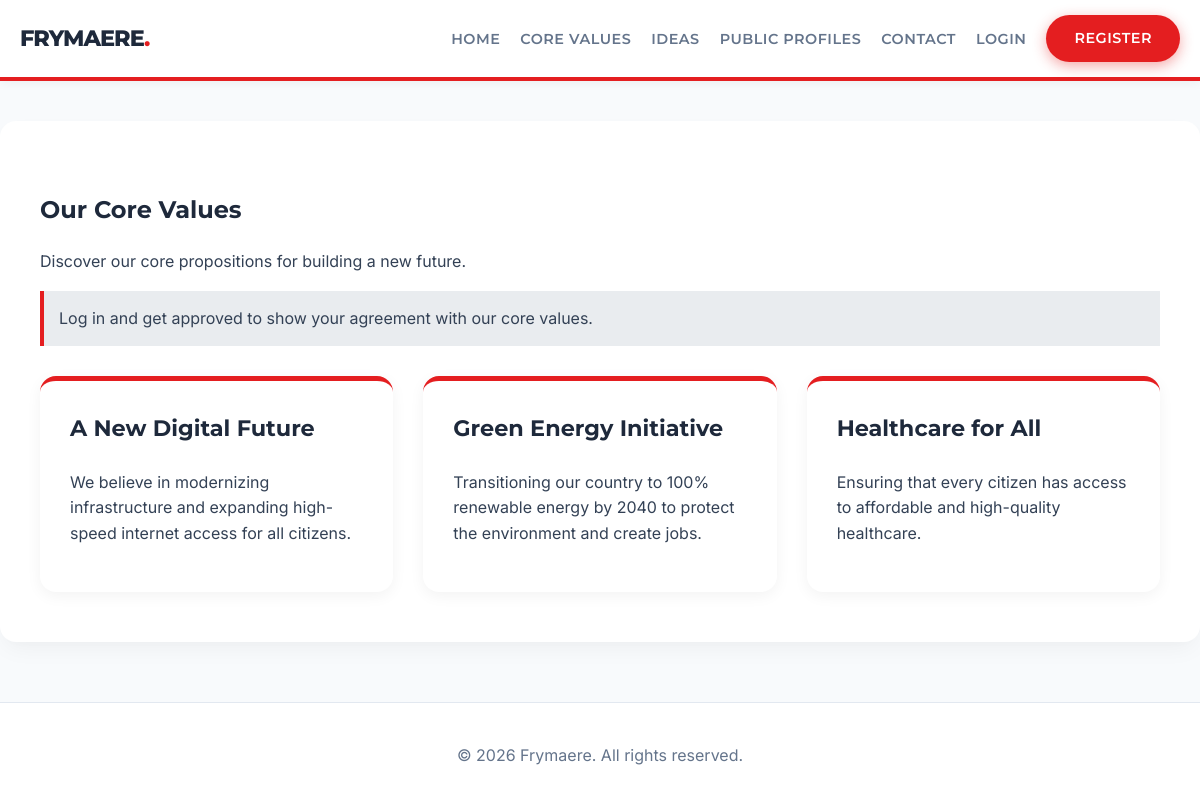
Page /core_values.php on the committed database.
### tables this page shows
CREATE TABLE `settings` (
  `id` int(11) NOT NULL AUTO_INCREMENT,
  `site_title` varchar(255) NOT NULL DEFAULT 'Ardhmja',
  `site_description` text,
  `home_banner_text` varchar(255) DEFAULT 'Building a New Republic Together',
  `join_us_btn` varchar(255) DEFAULT 'Join Us Now',
  `home_core_values_title` varchar(255) DEFAULT 'Our Core Values',
  `home_core_values_text` text,
  `view_values_btn` varchar(255) DEFAULT 'View Core Values',
  `home_latest_ideas_title` varchar(255) DEFAULT 'Latest Community Ideas',
  `view_ideas_btn` varchar(255) DEFAULT 'View All Ideas',
  `values_page_title` varchar(255) DEFAULT 'Our Core Values',
  `values_page_text` text,
  `ideas_page_title` varchar(255) DEFAULT 'Community Ideas',
  `ideas_page_text` text,
  `submit_idea_btn` varchar(255) DEFAULT 'Submit an Idea',
  `contact_page_title` varchar(255) DEFAULT 'Contact Us',
  `contact_page_text` text,
  `register_page_title` varchar(255) DEFAULT 'Register',
  `login_page_title` varchar(255) DEFAULT 'Login',
  `footer_text` varchar(255) DEFAULT 'All rights reserved.',
  `email_verification_subject` varchar(255) DEFAULT 'Verify your email for {site_title}',
  `email_verification_message` text,
  `menu_home` varchar(255) DEFAULT 'Home',
  `menu_values` varchar(255) DEFAULT 'Core Values',
  `menu_ideas` varchar(255) DEFAULT 'Ideas',
  `menu_profiles` varchar(255) DEFAULT 'Public Profiles',
  `menu_contact` varchar(255) DEFAULT 'Contact',
  `menu_profile` varchar(255) DEFAULT 'Profile',
  `menu_admin` varchar(255) DEFAULT 'Admin Panel',
  `menu_logout` varchar(255) DEFAULT 'Logout',
  `menu_login` varchar(255) DEFAULT 'Login',
  `menu_register` varchar(255) DEFAULT 'Register',
  PRIMARY KEY (`id`)
);

CREATE TABLE `core_values` (
  `id` int(11) NOT NULL AUTO_INCREMENT,
  `title` varchar(255) NOT NULL,
  `description` text,
  `created_at` timestamp DEFAULT CURRENT_TIMESTAMP,
  PRIMARY KEY (`id`)
);

### includes/db.php (called while the page is built, shortened)
<?php
$host = 'localhost';
$dbname = 'ardhmja';
$username = 'root';
$password = '';
try {
    $pdo = new PDO("mysql:host=$host;dbname=$dbname;charset=utf8", $username, $password);
    $pdo->setAttribute(PDO::ATTR_ERRMODE, PDO::ERRMODE_EXCEPTION);
} catch (PDOException $e) {
    $pdo = null;
}
$global_settings = [];
if ($pdo) {
    $stmt = $pdo->query("SELECT * FROM settings WHERE id = 1");
    if ($stmt) {
        $global_settings = $stmt->fetch(PDO::FETCH_ASSOC) ?: [];
    }
}
$t_site_title = $global_settings['site_title'] ?? 'Frymaere';
$t_values_page_title = $global_settings['values_page_title'] ?? 'Our Core Values';
$t_values_page_text = $global_settings['values_page_text'] ?? 'Discover our core propositions for building a new future.';
$t_footer_text = $global_settings['footer_text'] ?? 'All rights reserved.';
$t_menu_home = $global_settings['menu_home'] ?? 'Home';
$t_menu_values = $global_settings['menu_values'] ?? 'Core Values';
$t_menu_ideas = $global_settings['menu_ideas'] ?? 'Ideas';
$t_menu_profiles = $global_settings['menu_profiles'] ?? 'Public Profiles';
$t_menu_contact = $global_settings['menu_contact'] ?? 'Contact';
$t_menu_login = $global_settings['menu_login'] ?? 'Login';
$t_menu_register = $global_settings['menu_register'] ?? 'Register';
?>

### core_values.php (the view, shortened to what this page needs)
<?php
require_once 'includes/db.php';
$values = [];
if ($pdo) {
    $values = $pdo->query("SELECT * FROM core_values ORDER BY created_at ASC")->fetchAll();
}
?>
<!DOCTYPE html>
<html lang="en">
<head>
    <link rel="stylesheet" href="assets/css/style.css">
</head>
<body>
    <?php include 'includes/header.php'; ?>
    <div class="container main-content">
        <h2><?= htmlspecialchars($t_values_page_title) ?></h2>
        <p><?= $t_values_page_text ?></p>
        <?php if (!isset($_SESSION['user_id'])): ?>
            <p class="info-box">Log in and get approved to show your agreement with our core values.</p>
        <?php endif; ?>
        <div class="points-grid">
            <?php foreach ($values as $v): ?>
                <div class="point-card">
                    <h3><?= htmlspecialchars($v['title']) ?></h3>
                    <p><?= nl2br(htmlspecialchars($v['description'])) ?></p>
                </div>
            <?php endforeach; ?>
        </div>
    </div>
    <?php include "includes/footer.php"; ?>
</body>
</html>

### includes/header.php (shortened to what this page needs)
<header class="main-header">
    <div class="container header-container">
        <div class="logo">
            <a href="index.php"><h1><?= htmlspecialchars($t_site_title ?? 'Ardhmja') ?></h1></a>
        </div>
        <nav class="main-nav">
            <ul>
                <li><a href="index.php"><?= htmlspecialchars($t_menu_home) ?></a></li>
                <li><a href="core_values.php"><?= htmlspecialchars($t_menu_values) ?></a></li>
                <li><a href="ideas.php"><?= htmlspecialchars($t_menu_ideas) ?></a></li>
                <li><a href="public_profiles.php"><?= htmlspecialchars($t_menu_profiles) ?></a></li>
                <li><a href="contact.php"><?= htmlspecialchars($t_menu_contact) ?></a></li>
                <?php if (isset($_SESSION['user_id'])): ?>
                    <li><a href="profile.php"><?= htmlspecialchars($t_menu_profile) ?></a></li>
                    <?php if ($_SESSION['role'] === 'admin'): ?>
                        <li><a href="admin/index.php"><?= htmlspecialchars($t_menu_admin) ?></a></li>
                    <?php endif; ?>
                    <li><a href="logout.php" class="btn-logout"><?= htmlspecialchars($t_menu_logout) ?> (<?= htmlspecialchars($_SESSION['username']) ?>)</a></li>
                <?php else: ?>
                    <li><a href="login.php"><?= htmlspecialchars($t_menu_login) ?></a></li>
                    <li><a href="register.php" class="btn"><?= htmlspecialchars($t_menu_register) ?></a></li>
                <?php endif; ?>
            </ul>
        </nav>
    </div>
</header>

### includes/footer.php
<footer class="main-footer">
    <div class="container">
        <p>&copy; <?= date('Y') ?> <?= htmlspecialchars($t_site_title ?? 'Ardhmja') ?>. <?= htmlspecialchars($t_footer_text ?? 'All rights reserved.') ?></p>
    </div>
</footer>

### assets/css/style.css (style rules this page uses)
:root { --primary-color: #e41e20; --secondary-color: #1e293b; --accent-color: #FFFFFF; --text-color: #334155; --text-light: #64748b; --bg-color: #f8fafc; --card-bg: #ffffff; --font-family: 'Inter', -apple-system, BlinkMacSystemFont, 'Segoe UI', Roboto, Helvetica, Arial, sans-serif; --heading-font: 'Montserrat', sans-serif; --border-radius: 16px; --box-shadow: 0 10px 25px -5px rgba(0, 0, 0, 0.05), 0 8px 10px -6px rgba(0, 0, 0, 0.01); }
body { margin: 0; padding: 0; font-family: var(--font-family); color: var(--text-color); background-color: var(--bg-color); line-height: 1.6; }
h1, h2, h3, h4, h5, h6 { font-family: var(--heading-font); font-weight: 700; color: var(--secondary-color); }
a { color: var(--primary-color); text-decoration: none; transition: color 0.3s ease; }
.container { max-width: 1200px; margin: 0 auto; padding: 0 20px; }
.main-header { background: var(--card-bg); border-bottom: 4px solid var(--primary-color); box-shadow: 0 2px 10px rgba(0,0,0,0.05); position: sticky; top: 0; z-index: 1000; }
.header-container { display: flex; justify-content: space-between; align-items: center; padding: 15px 20px; }
.logo a { text-decoration: none; }
.logo h1 { margin: 0; color: var(--secondary-color); font-size: 1.4em; font-weight: 800; letter-spacing: -1px; text-transform: uppercase; }
.logo h1::after { content: '.'; color: var(--primary-color); }
.main-nav ul { list-style: none; display: flex; margin: 0; padding: 0; align-items: center; }
.main-nav li { margin-left: 20px; }
.main-nav a { color: var(--text-light); font-weight: 600; font-family: var(--heading-font); text-transform: uppercase; font-size: 0.9em; letter-spacing: 0.5px; transition: color 0.3s ease; }
.btn { display: inline-block; padding: 12px 28px; background: var(--primary-color); color: var(--accent-color) !important; border: none; border-radius: 30px; cursor: pointer; font-weight: 700; font-family: var(--heading-font); text-transform: uppercase; font-size: 0.9em; letter-spacing: 1px; text-align: center; transition: all 0.3s cubic-bezier(0.4, 0, 0.2, 1); box-shadow: 0 4px 14px 0 rgba(228, 30, 32, 0.39); }
.main-content { padding: 50px 40px; background: var(--card-bg); min-height: 50vh; border-radius: var(--border-radius); box-shadow: var(--box-shadow); margin-top: 40px; margin-bottom: 40px; }
.info-box { background: #e9ecef; padding: 15px; border-left: 4px solid var(--primary-color); }
.points-grid { display: grid; grid-template-columns: repeat(auto-fill, minmax(320px, 1fr)); gap: 30px; margin-top: 30px; }
.point-card { background: var(--card-bg); padding: 30px; border-radius: var(--border-radius); border-top: 5px solid var(--primary-color); box-shadow: 0 4px 15px rgba(0,0,0,0.05); transition: transform 0.3s ease; }
.point-card h3 { margin-top: 0; color: var(--secondary-color); font-size: 1.4em; }
.main-footer { background: #ffffff; color: var(--text-light); text-align: center; padding: 40px 0; margin-top: 60px; border-top: 1px solid #e2e8f0; }
.main-footer p { margin: 0; }

### rows in the picture
settings: site_title "FRYMAERE", menu_home "HOME", menu_values "CORE VALUES", menu_ideas "IDEAS", menu_profiles "PUBLIC PROFILES", menu_contact "CONTACT", menu_login "LOGIN", menu_register "REGISTER", values_page_title "Our Core Values", values_page_text "Discover our core propositions for building a new future.", site_title "Frymaere", footer_text "All rights reserved."
core_values: title "A New Digital Future", description "We believe in modernizing infrastructure and expanding high-speed internet access for all citizens."
core_values: title "Green Energy Initiative", description "Transitioning our country to 100% renewable energy by 2040 to protect the environment and create jobs."
core_values: title "Healthcare for All", description "Ensuring that every citizen has access to affordable and high-quality healthcare."
